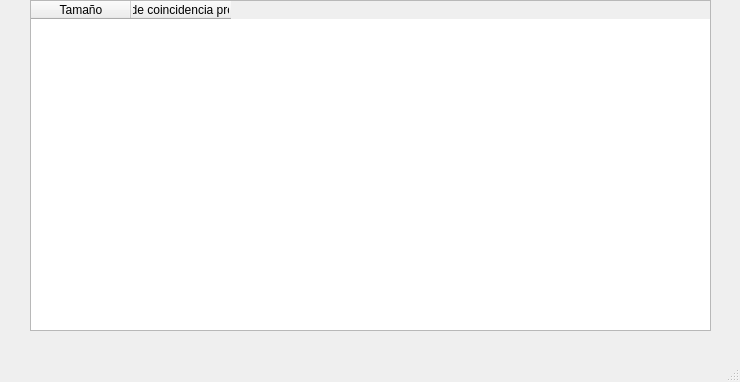
<?xml version="1.0" encoding="UTF-8"?>
<ui version="4.0">
 <class>MainWindow</class>
 <widget class="QMainWindow" name="MainWindow">
  <property name="geometry">
   <rect>
    <x>0</x>
    <y>0</y>
    <width>740</width>
    <height>382</height>
   </rect>
  </property>
  <property name="windowTitle">
   <string>MainWindow</string>
  </property>
  <widget class="QWidget" name="centralwidget">
   <widget class="QTableWidget" name="tableWidget">
    <property name="geometry">
     <rect>
      <x>30</x>
      <y>0</y>
      <width>681</width>
      <height>331</height>
     </rect>
    </property>
    <column>
     <property name="text">
      <string>Tamaño</string>
     </property>
    </column>
    <column>
     <property name="text">
      <string>Índice de coincidencia promedio</string>
     </property>
    </column>
   </widget>
  </widget>
  <widget class="QMenuBar" name="menubar">
   <property name="geometry">
    <rect>
     <x>0</x>
     <y>0</y>
     <width>740</width>
     <height>30</height>
    </rect>
   </property>
  </widget>
  <widget class="QStatusBar" name="statusbar"/>
 </widget>
 <resources/>
 <connections/>
</ui>
